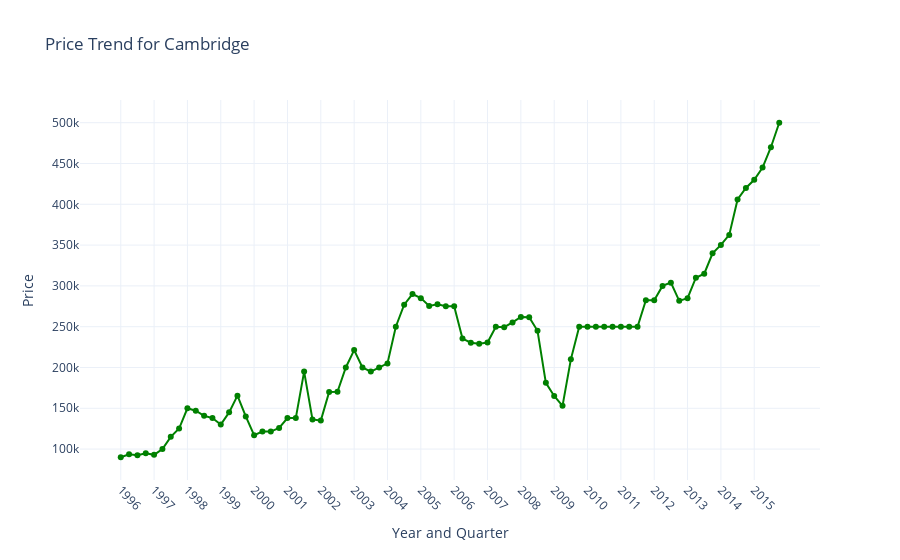
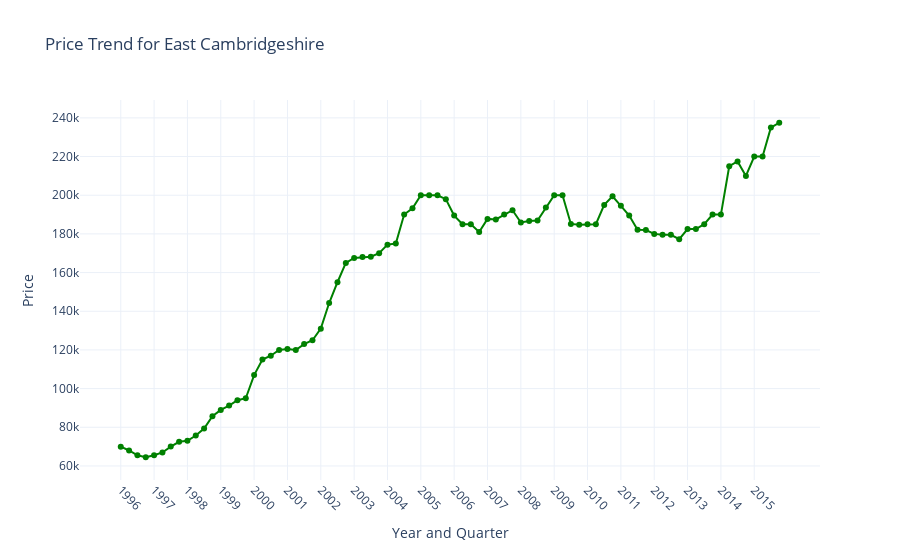
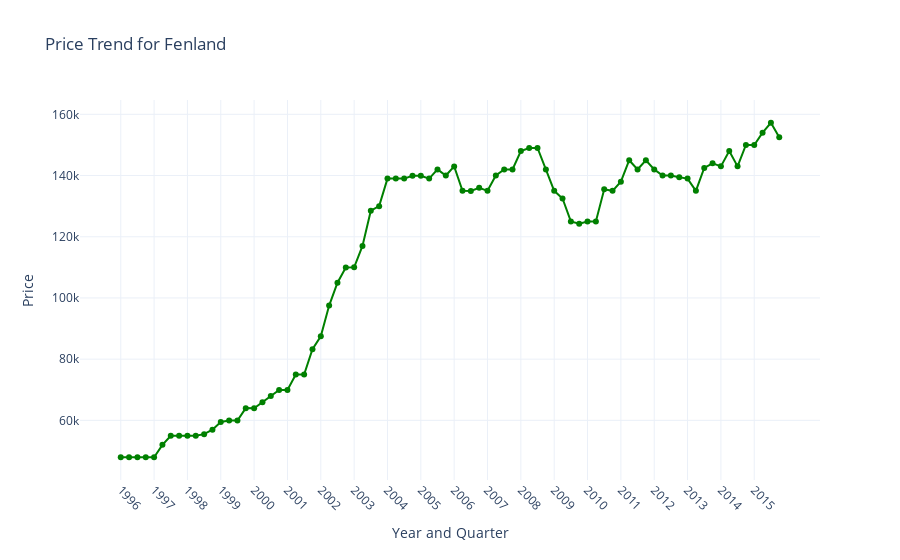
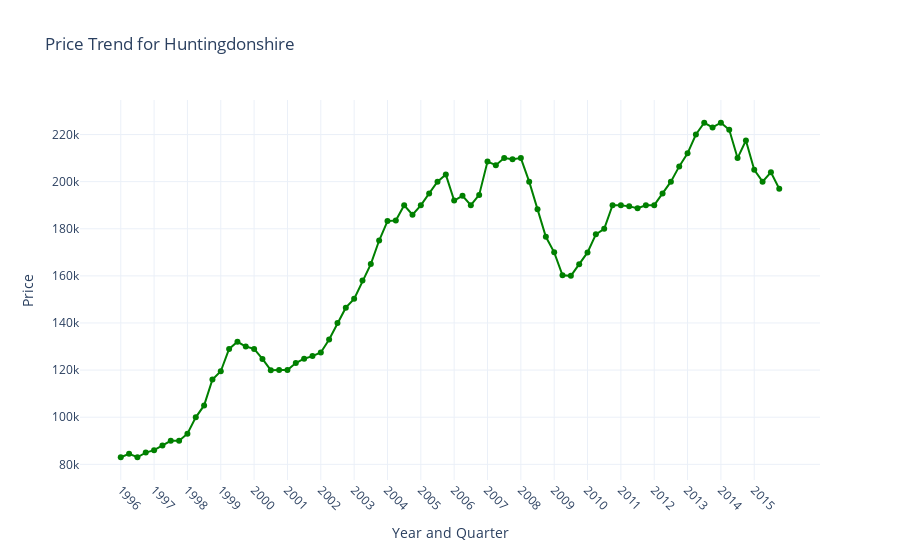

The code cell stored with these charts, in order, in its notebook:
### Markdown cell above
### - for each quarter

### Code cell
df_primary_market['Year_Quarter'] = df_primary_market['Year'].astype(str) + ' ' + df_primary_market['Quarter']
df_primary_market.sort_values(by='Year_Quarter', inplace=True)

areas = df_primary_market['Area'].unique()


for area in areas:
    area_data = df_primary_market[df_primary_market['Area'] == area]
    
    # Extract only the year part from 'Year_Quarter' for ticks
    labels = area_data['Year_Quarter'].tolist()
    year_ticks = [label for index, label in enumerate(labels) if index % 4 == 0] 
    fig = px.line(area_data, x='Year_Quarter', y='Price', 
                  title=f'Price Trend for {area}', 
                  labels={'Year_Quarter': 'Year and Quarter', 'Price': 'Price'},
                  markers=True,
                  color_discrete_sequence=['green']) 

    fig.update_xaxes(tickvals=[labels.index(tick) for tick in year_ticks], ticktext=[tick.split()[0] for tick in year_ticks])
    
    fig.update_layout(
        xaxis_title='Year and Quarter',
        yaxis_title='Price',
        xaxis=dict(tickangle=45),
        template='plotly_white',
        autosize=True
    )
    
    fig.show()

### Figure 1 — Plotly figure (JSON) as saved in the notebook; plotly's stock layout.template omitted (floating-point values rounded to 4 significant figures)
{"data": [{"hovertemplate": "Year and Quarter=%{x}<br>Price=%{y}<extra></extra>", "legendgroup": "", "line": {"color": "green", "dash": "solid"}, "marker": {"symbol": "circle"}, "mode": "lines+markers", "name": "", "orientation": "v", "showlegend": false, "type": "scatter", "x": ["1996 Q1", "1996 Q2", "1996 Q3", "1996 Q4", "1997 Q1", "1997 Q2", "1997 Q3", "1997 Q4", "1998 Q1", "1998 Q2", "1998 Q3", "1998 Q4", "1999 Q1", "1999 Q2", "1999 Q3", "1999 Q4", "2000 Q1", "2000 Q2", "2000 Q3", "2000 Q4", "2001 Q1", "2001 Q2", "2001 Q3", "2001 Q4", "2002 Q1", "2002 Q2", "2002 Q3", "2002 Q4", "2003 Q1", "2003 Q2", "2003 Q3", "2003 Q4", "2004 Q1", "2004 Q2", "2004 Q3", "2004 Q4", "2005 Q1", "2005 Q2", "2005 Q3", "2005 Q4", "2006 Q1", "2006 Q2", "2006 Q3", "2006 Q4", "2007 Q1", "2007 Q2", "2007 Q3", "2007 Q4", "2008 Q1", "2008 Q2", "2008 Q3", "2008 Q4", "2009 Q1", "2009 Q2", "2009 Q3", "2009 Q4", "2010 Q1", "2010 Q2", "2010 Q3", "2010 Q4", "2011 Q1", "2011 Q2", "2011 Q3", "2011 Q4", "2012 Q1", "2012 Q2", "2012 Q3", "2012 Q4", "2013 Q1", "2013 Q2", "2013 Q3", "2013 Q4", "2014 Q1", "2014 Q2", "2014 Q3", "2014 Q4", "2015 Q1", "2015 Q2", "2015 Q3", "2015 Q4"], "xaxis": "x", "y": [90000, 93525, 92500, 94977, 92950, 99995, 115000, 125204, 150000, 147000, 140750, 138000, 130000, 145000, 165500, 139975, 117100, 121500, 121500, 126000, 138000, 138000, 195000, 136332, 134995, 169995, 170223, 200000, 221300, 200000, 194998, 199973, 204998, 249995, 276995, 289995, 285000, 275500, 277500, 275000, 275000, 235401, 230326, 229165, 230602, 250000, 249375, 255289, 262000, 261625, 245000, 181250, 165119, 153000, 209975, 249999, 250000, 250000, 250000, 250000, 250000, 250000, 250000, 282495, 282500, 300000, 304000, 281650, 285000, 310000, 315000, 340000, 350250, 362500, 406000, 419975, 430000, 445000, 469950, 499950], "yaxis": "y"}], "layout": {"autosize": true, "legend": {"tracegroupgap": 0}, "title": {"text": "Price Trend for Cambridge"}, "xaxis": {"anchor": "y", "domain": [0, 1], "tickangle": 45, "ticktext": ["1996", "1997", "1998", "1999", "2000", "2001", "2002", "2003", "2004", "2005", "2006", "2007", "2008", "2009", "2010", "2011", "2012", "2013", "2014", "2015"], "tickvals": [0, 4, 8, 12, 16, 20, 24, 28, 32, 36, 40, 44, 48, 52, 56, 60, 64, 68, 72, 76], "title": {"text": "Year and Quarter"}}, "yaxis": {"anchor": "x", "domain": [0, 1], "title": {"text": "Price"}}}}

### Figure 2 — Plotly figure (JSON) as saved in the notebook; plotly's stock layout.template omitted (floating-point values rounded to 4 significant figures)
{"data": [{"hovertemplate": "Year and Quarter=%{x}<br>Price=%{y}<extra></extra>", "legendgroup": "", "line": {"color": "green", "dash": "solid"}, "marker": {"symbol": "circle"}, "mode": "lines+markers", "name": "", "orientation": "v", "showlegend": false, "type": "scatter", "x": ["1996 Q1", "1996 Q2", "1996 Q3", "1996 Q4", "1997 Q1", "1997 Q2", "1997 Q3", "1997 Q4", "1998 Q1", "1998 Q2", "1998 Q3", "1998 Q4", "1999 Q1", "1999 Q2", "1999 Q3", "1999 Q4", "2000 Q1", "2000 Q2", "2000 Q3", "2000 Q4", "2001 Q1", "2001 Q2", "2001 Q3", "2001 Q4", "2002 Q1", "2002 Q2", "2002 Q3", "2002 Q4", "2003 Q1", "2003 Q2", "2003 Q3", "2003 Q4", "2004 Q1", "2004 Q2", "2004 Q3", "2004 Q4", "2005 Q1", "2005 Q2", "2005 Q3", "2005 Q4", "2006 Q1", "2006 Q2", "2006 Q3", "2006 Q4", "2007 Q1", "2007 Q2", "2007 Q3", "2007 Q4", "2008 Q1", "2008 Q2", "2008 Q3", "2008 Q4", "2009 Q1", "2009 Q2", "2009 Q3", "2009 Q4", "2010 Q1", "2010 Q2", "2010 Q3", "2010 Q4", "2011 Q1", "2011 Q2", "2011 Q3", "2011 Q4", "2012 Q1", "2012 Q2", "2012 Q3", "2012 Q4", "2013 Q1", "2013 Q2", "2013 Q3", "2013 Q4", "2014 Q1", "2014 Q2", "2014 Q3", "2014 Q4", "2015 Q1", "2015 Q2", "2015 Q3", "2015 Q4"], "xaxis": "x", "y": [69950, 68000, 65500, 64500, 65500, 66973, 70000, 72500, 73000, 75738, 79325, 85723, 88995, 91250, 94000, 95000, 106995, 115000, 117000, 120000, 120500, 119950, 123000, 125000, 131000, 144250, 155000, 165000, 167575, 168075, 168196, 169995, 174449, 175000, 189995, 193250, 199995, 200000, 199950, 197975, 189475, 184973, 184999, 181000, 187750, 187450, 189995, 192250, 185900, 186700, 186950, 193700, 200000, 200000, 185150, 184748, 184998, 184998, 195000, 199475, 194498, 189495, 182125, 182000, 180000, 179500, 179500, 177248, 182500, 182500, 185000, 190000, 190000, 215000, 217498, 209975, 219995, 219995, 235000, 237475], "yaxis": "y"}], "layout": {"autosize": true, "legend": {"tracegroupgap": 0}, "title": {"text": "Price Trend for East Cambridgeshire"}, "xaxis": {"anchor": "y", "domain": [0, 1], "tickangle": 45, "ticktext": ["1996", "1997", "1998", "1999", "2000", "2001", "2002", "2003", "2004", "2005", "2006", "2007", "2008", "2009", "2010", "2011", "2012", "2013", "2014", "2015"], "tickvals": [0, 4, 8, 12, 16, 20, 24, 28, 32, 36, 40, 44, 48, 52, 56, 60, 64, 68, 72, 76], "title": {"text": "Year and Quarter"}}, "yaxis": {"anchor": "x", "domain": [0, 1], "title": {"text": "Price"}}}}

### Figure 3 — Plotly figure (JSON) as saved in the notebook; plotly's stock layout.template omitted (floating-point values rounded to 4 significant figures)
{"data": [{"hovertemplate": "Year and Quarter=%{x}<br>Price=%{y}<extra></extra>", "legendgroup": "", "line": {"color": "green", "dash": "solid"}, "marker": {"symbol": "circle"}, "mode": "lines+markers", "name": "", "orientation": "v", "showlegend": false, "type": "scatter", "x": ["1996 Q1", "1996 Q2", "1996 Q3", "1996 Q4", "1997 Q1", "1997 Q2", "1997 Q3", "1997 Q4", "1998 Q1", "1998 Q2", "1998 Q3", "1998 Q4", "1999 Q1", "1999 Q2", "1999 Q3", "1999 Q4", "2000 Q1", "2000 Q2", "2000 Q3", "2000 Q4", "2001 Q1", "2001 Q2", "2001 Q3", "2001 Q4", "2002 Q1", "2002 Q2", "2002 Q3", "2002 Q4", "2003 Q1", "2003 Q2", "2003 Q3", "2003 Q4", "2004 Q1", "2004 Q2", "2004 Q3", "2004 Q4", "2005 Q1", "2005 Q2", "2005 Q3", "2005 Q4", "2006 Q1", "2006 Q2", "2006 Q3", "2006 Q4", "2007 Q1", "2007 Q2", "2007 Q3", "2007 Q4", "2008 Q1", "2008 Q2", "2008 Q3", "2008 Q4", "2009 Q1", "2009 Q2", "2009 Q3", "2009 Q4", "2010 Q1", "2010 Q2", "2010 Q3", "2010 Q4", "2011 Q1", "2011 Q2", "2011 Q3", "2011 Q4", "2012 Q1", "2012 Q2", "2012 Q3", "2012 Q4", "2013 Q1", "2013 Q2", "2013 Q3", "2013 Q4", "2014 Q1", "2014 Q2", "2014 Q3", "2014 Q4", "2015 Q1", "2015 Q2", "2015 Q3", "2015 Q4"], "xaxis": "x", "y": [47950, 47950, 47950, 47950, 47950, 52000, 54950, 54950, 54950, 54950, 55500, 56950, 59500, 59950, 59950, 64000, 63975, 65950, 67950, 69950, 69950, 74950, 74950, 83250, 87498, 97500, 104998, 109950, 110000, 117000, 128498, 130000, 139000, 139000, 139000, 139950, 139950, 139000, 142000, 140000, 142995, 135000, 134950, 136000, 135000, 140000, 142000, 142000, 148000, 149000, 149000, 142000, 135000, 132500, 125000, 124250, 125000, 125000, 135500, 135000, 138000, 145000, 142000, 145000, 142000, 139995, 139973, 139475, 139000, 135000, 142495, 144000, 143000, 147998, 143000, 149995, 149995, 153998, 157250, 152500], "yaxis": "y"}], "layout": {"autosize": true, "legend": {"tracegroupgap": 0}, "title": {"text": "Price Trend for Fenland"}, "xaxis": {"anchor": "y", "domain": [0, 1], "tickangle": 45, "ticktext": ["1996", "1997", "1998", "1999", "2000", "2001", "2002", "2003", "2004", "2005", "2006", "2007", "2008", "2009", "2010", "2011", "2012", "2013", "2014", "2015"], "tickvals": [0, 4, 8, 12, 16, 20, 24, 28, 32, 36, 40, 44, 48, 52, 56, 60, 64, 68, 72, 76], "title": {"text": "Year and Quarter"}}, "yaxis": {"anchor": "x", "domain": [0, 1], "title": {"text": "Price"}}}}

### Figure 4 — Plotly figure (JSON) as saved in the notebook; plotly's stock layout.template omitted (floating-point values rounded to 4 significant figures)
{"data": [{"hovertemplate": "Year and Quarter=%{x}<br>Price=%{y}<extra></extra>", "legendgroup": "", "line": {"color": "green", "dash": "solid"}, "marker": {"symbol": "circle"}, "mode": "lines+markers", "name": "", "orientation": "v", "showlegend": false, "type": "scatter", "x": ["1996 Q1", "1996 Q2", "1996 Q3", "1996 Q4", "1997 Q1", "1997 Q2", "1997 Q3", "1997 Q4", "1998 Q1", "1998 Q2", "1998 Q3", "1998 Q4", "1999 Q1", "1999 Q2", "1999 Q3", "1999 Q4", "2000 Q1", "2000 Q2", "2000 Q3", "2000 Q4", "2001 Q1", "2001 Q2", "2001 Q3", "2001 Q4", "2002 Q1", "2002 Q2", "2002 Q3", "2002 Q4", "2003 Q1", "2003 Q2", "2003 Q3", "2003 Q4", "2004 Q1", "2004 Q2", "2004 Q3", "2004 Q4", "2005 Q1", "2005 Q2", "2005 Q3", "2005 Q4", "2006 Q1", "2006 Q2", "2006 Q3", "2006 Q4", "2007 Q1", "2007 Q2", "2007 Q3", "2007 Q4", "2008 Q1", "2008 Q2", "2008 Q3", "2008 Q4", "2009 Q1", "2009 Q2", "2009 Q3", "2009 Q4", "2010 Q1", "2010 Q2", "2010 Q3", "2010 Q4", "2011 Q1", "2011 Q2", "2011 Q3", "2011 Q4", "2012 Q1", "2012 Q2", "2012 Q3", "2012 Q4", "2013 Q1", "2013 Q2", "2013 Q3", "2013 Q4", "2014 Q1", "2014 Q2", "2014 Q3", "2014 Q4", "2015 Q1", "2015 Q2", "2015 Q3", "2015 Q4"], "xaxis": "x", "y": [83000, 84500, 83000, 84973, 86000, 87998, 89995, 90000, 92995, 99950, 105000, 116000, 119500, 128995, 132000, 130000, 128995, 124725, 119950, 119995, 120000, 122995, 124850, 125950, 127500, 132973, 139950, 146498, 150250, 158000, 165000, 175000, 183248, 183500, 189950, 185995, 189950, 195000, 199950, 202995, 191995, 194000, 189995, 194375, 208498, 206998, 210000, 209498, 210000, 199995, 188298, 176600, 169973, 160250, 160000, 164975, 169950, 177625, 180000, 190000, 189995, 189500, 188750, 189995, 190000, 194995, 200000, 206475, 212000, 219998, 224995, 222995, 225000, 222000, 210000, 217475, 204995, 200000, 203995, 197000], "yaxis": "y"}], "layout": {"autosize": true, "legend": {"tracegroupgap": 0}, "title": {"text": "Price Trend for Huntingdonshire"}, "xaxis": {"anchor": "y", "domain": [0, 1], "tickangle": 45, "ticktext": ["1996", "1997", "1998", "1999", "2000", "2001", "2002", "2003", "2004", "2005", "2006", "2007", "2008", "2009", "2010", "2011", "2012", "2013", "2014", "2015"], "tickvals": [0, 4, 8, 12, 16, 20, 24, 28, 32, 36, 40, 44, 48, 52, 56, 60, 64, 68, 72, 76], "title": {"text": "Year and Quarter"}}, "yaxis": {"anchor": "x", "domain": [0, 1], "title": {"text": "Price"}}}}
